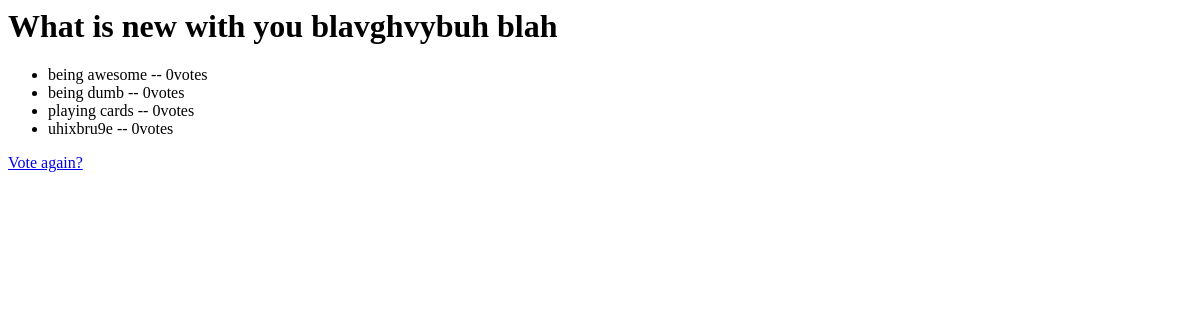
The app's page /polls/1/results/, older data.
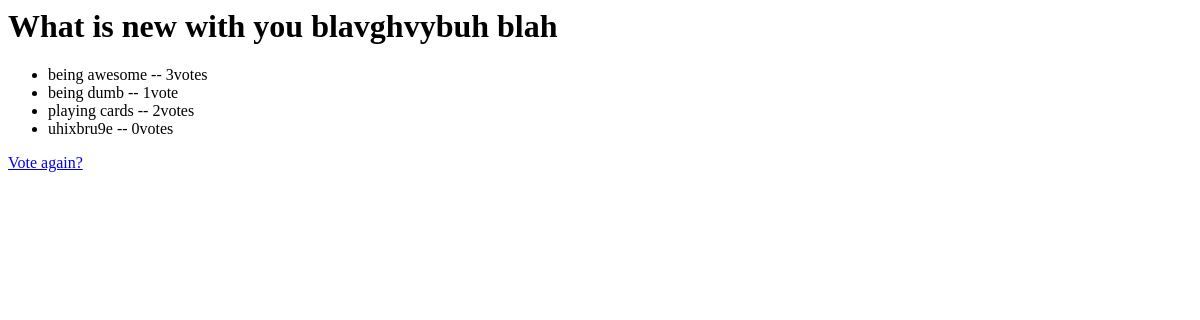
The same page, newer data.
### polls/models.py (models this page shows, shortened)
class Question(models.Model):
    question_text = models.CharField(max_length=200)
    pub_date = models.DateTimeField('date published')
    def was_published_recently(self):
        return self.pub_date >= timezone.now() - datetime.timedelta(days=1)
    was_published_recently.admin_order_field = 'pub_date'
    was_published_recently.boolean = True
    was_published_recently.short_description = 'Published recently?'

class Choice(models.Model):
    question = models.ForeignKey(Question)
    choice_text = models.CharField(max_length=200)
    votes = models.IntegerField(default=0)

### polls/views.py (the view)
# urls.py: url(r'^(?P<pk>[0-9]+)/results/$', views.ResultsView.as_view(), name='results'),
class ResultsView(generic.DetailView):
    model = Question
    template_name = 'polls/results.html'

### polls/templates/polls/results.html
<h1>{{ question.question_text }}</h1>
<ul>
  {% for choice in question.choice_set.all %}
    <li>{{ choice.choice_text }} -- {{ choice.votes }}vote{{ choice.votes|pluralize }}</li>
  {% endfor %}
</ul>
<a href="{% url 'polls:detail' question.id %}">Vote again?</a>

Row changes from the older to the newer data that the page shows:
changed Choice "being awesome": votes "0" → "3"
changed Choice "being dumb": votes "0" → "1"
changed Choice "playing cards": votes "0" → "2"
